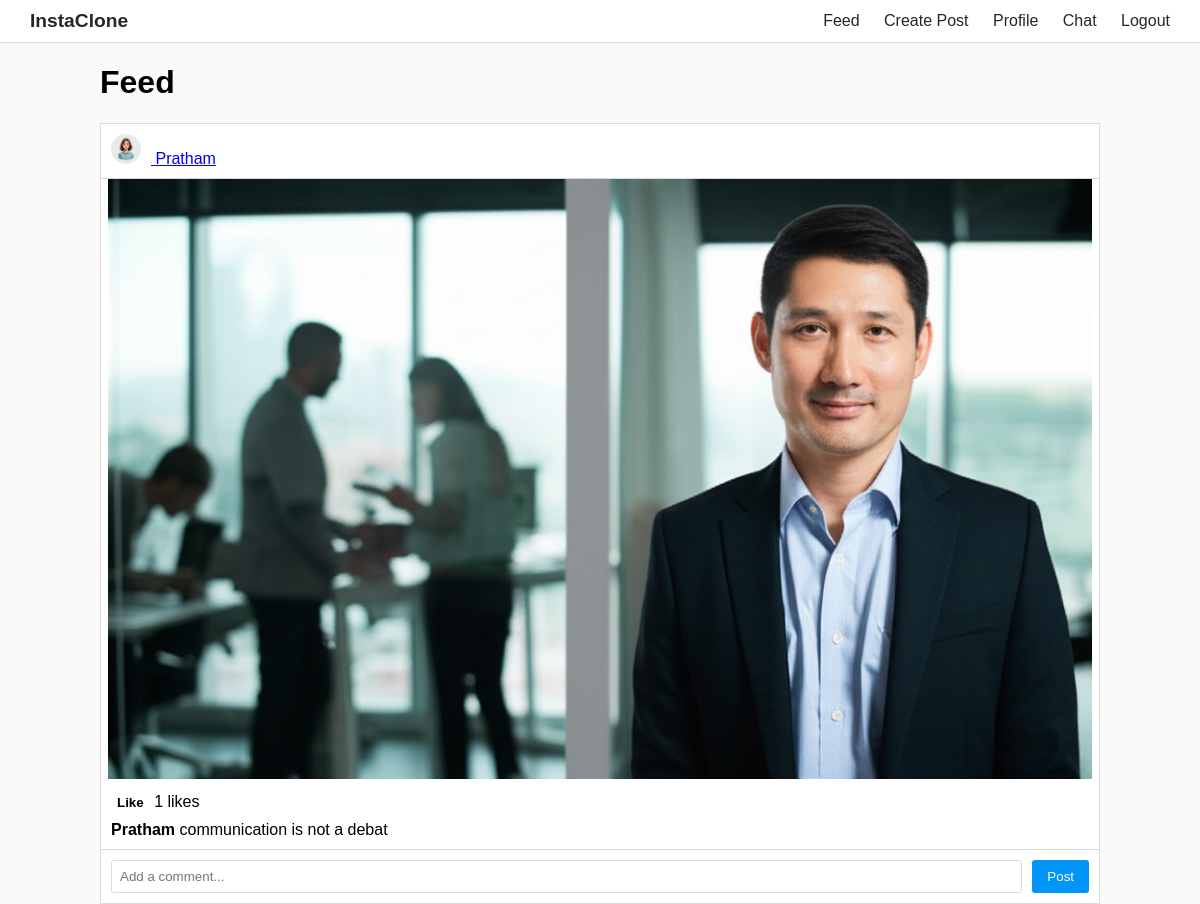
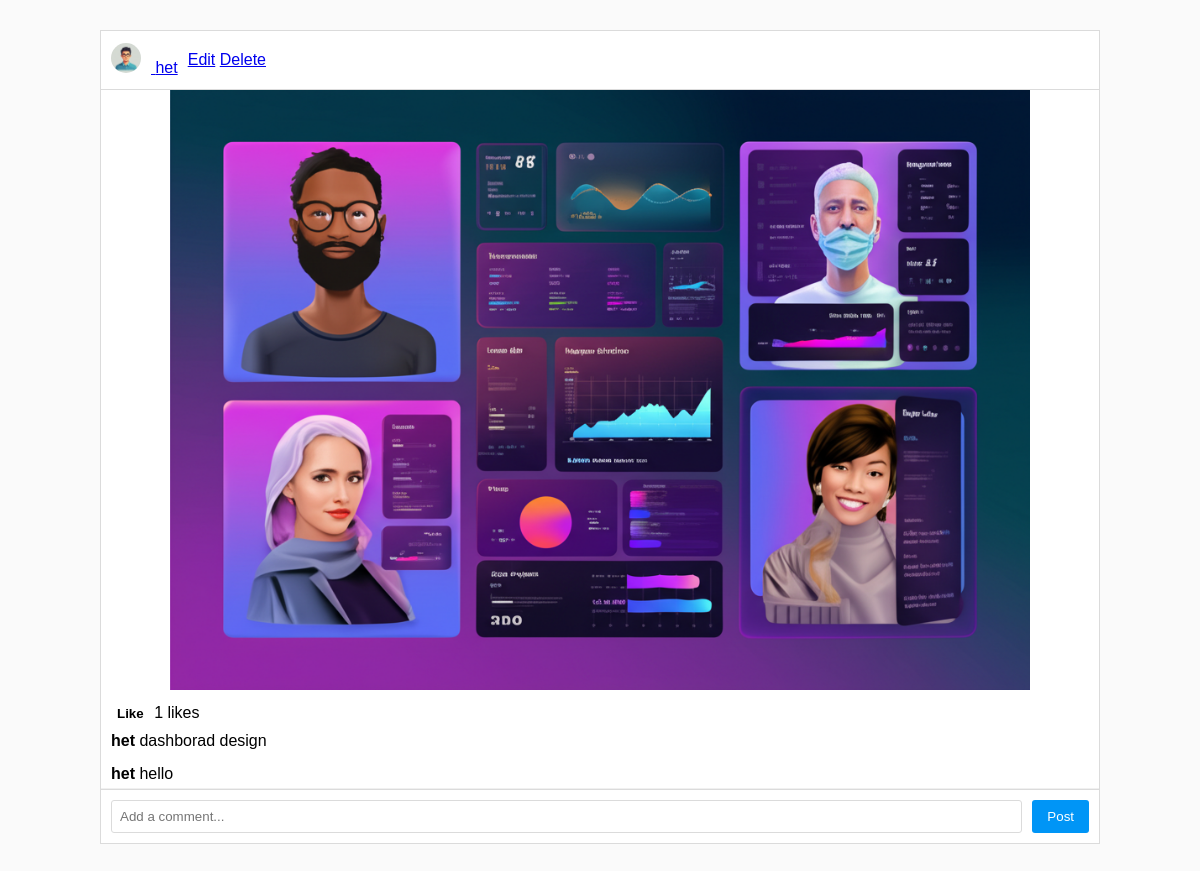
The page /feed/ (signed in) on the database its author committed (2 pictures, top to bottom).
### instaclone/models.py (models this page shows, shortened)
class Post(models.Model):
    user = models.ForeignKey(User, on_delete=models.CASCADE)
    image = models.ImageField(upload_to='posts/')
    caption = models.TextField()
    created_at = models.DateTimeField(auto_now_add=True)

class Profile(models.Model):
    user = models.OneToOneField(User, on_delete=models.CASCADE)
    bio = models.TextField(blank=True)
    profile_image = models.ImageField(upload_to='profile_images/', default='profile_images/default.jpg')

class Comment(models.Model):
    user = models.ForeignKey(User, on_delete=models.CASCADE)
    post = models.ForeignKey(Post, on_delete=models.CASCADE)
    text = models.TextField()
    created_at = models.DateTimeField(auto_now_add=True)

### instaclone/views.py (the view)
# urls.py: path('feed/', views.feed_view, name='feed'),
@login_required
def feed_view(request):
    posts = Post.objects.all().order_by('-created_at')
    return render(request, 'feed.html', {'posts': posts})

### templates/feed.html (shortened to what this page needs)
{% extends 'base.html' %}
{% block content %}
<h1>Feed</h1>
<div class="posts">
    {% for post in posts %}
    <div class="post">
        <div class="post-header">
            <a href="{% url 'profile' post.user.username %}">
                {% if post.user.profile.profile_image %}
                    <img src="{{ post.user.profile.profile_image.url }}" class="profile-pic">
                {% else %}
                    <img src="/media/profile_images/default.jpg" class="profile-pic">
                {% endif %}
                <span>{{ post.user.username }}</span>
            </a>
            {% if post.user == request.user %}
                <div class="post-actions">
                    <a href="{% url 'update_post' post.id %}">Edit</a>
                    <a href="{% url 'delete_post' post.id %}" class="delete">Delete</a>
                </div>
            {% endif %}
        </div>
        <img src="{{ post.image.url }}" class="post-image">
        <div class="post-actions">
            <button class="like-btn" data-post-id="{{ post.id }}">
                {% if request.user in post.like_set.all %}
                    Unlike
                {% else %}
                    Like
                {% endif %}
            </button>
            <span class="likes-count">{{ post.like_set.count }} likes</span>
        </div>
        <div class="post-caption">
            <strong>{{ post.user.username }}</strong> {{ post.caption }}
        </div>
        <div class="comments">
            {% for comment in post.comment_set.all %}
                <div class="comment">
                    <strong>{{ comment.user.username }}</strong> {{ comment.text }}
                </div>
            {% endfor %}
        </div>
        <form class="comment-form" data-post-id="{{ post.id }}">
            <input type="text" name="text" placeholder="Add a comment..." required>
            <button type="submit">Post</button>
        </form>
    </div>
    {% endfor %}
</div>
{% endblock %}

### templates/base.html (shortened to what this page needs)
<!DOCTYPE html>
<html lang="en">
<head>
    <link rel="stylesheet" href="/static/css/style.css">
</head>
<body>
    {% if request.path != '/' or user.is_authenticated %}
    <nav>
        <div class="logo">
            <a href="{% if user.is_authenticated %}{% url 'feed' %}{% else %}{% url 'welcome' %}{% endif %}">InstaClone</a>
        </div>
        <div class="nav-links">
            {% if user.is_authenticated %}
                <a href="{% url 'feed' %}">Feed</a>
                <a href="{% url 'create_post' %}">Create Post</a>
                <a href="{% url 'profile' user.username %}">Profile</a>
                <a href="{% url 'chat_list' %}">Chat</a>
                <a href="{% url 'logout' %}">Logout</a>
            {% else %}
                <a href="{% url 'login' %}">Login</a>
                <a href="{% url 'register' %}">Register</a>
            {% endif %}
        </div>
    </nav>
    {% endif %}
    <div class="container">
        {% block content %}
        {% endblock %}
    </div>
</body>
</html>

### static/css/style.css (style rules this page uses)
body { font-family: Arial, sans-serif; margin: 0; padding: 0; background-color: #fafafa; }
nav { background-color: white; padding: 10px 20px; border-bottom: 1px solid #dbdbdb; display: flex; justify-content: space-between; align-items: center; }
nav a { text-decoration: none; color: #262626; margin: 0 10px; }
.logo a { font-weight: bold; font-size: 1.2em; }
.container { max-width: 1000px; margin: 20px auto; padding: 0 20px; }
.post { background: white; border: 1px solid #dbdbdb; margin-bottom: 30px; }
.post-header { display: flex; align-items: center; padding: 10px; border-bottom: 1px solid #dbdbdb; }
.post-header img { width: 30px; height: 30px; border-radius: 50%; margin-right: 10px; }
.post-actions { padding: 10px; }
.like-btn { background: none; border: none; cursor: pointer; font-weight: bold; }
.post-image { width: 100%; max-height: 600px; object-fit: contain; }
.post-caption { padding: 0 10px 10px; }
.comment { padding: 5px 10px; border-bottom: 1px solid #f0f0f0; }
.comment-form { display: flex; padding: 10px; border-top: 1px solid #dbdbdb; }
.comment-form input { flex: 1; padding: 8px; border: 1px solid #dbdbdb; border-radius: 3px; }
.comment-form button { margin-left: 10px; background: #0095f6; color: white; border: none; border-radius: 3px; padding: 0 15px; cursor: pointer; }

### rows shown on the page
Post: user.profile.profile_image (picture), user.username "Pratham", image (picture), shows "Like", like_set.count "1", caption "communication is not a debat"
Post: user.profile.profile_image (picture), user.username "het", shows "Edit", image (picture), shows "Like", like_set.count "1", caption "dashborad design"
Comment: user.username "het", text "hello"
